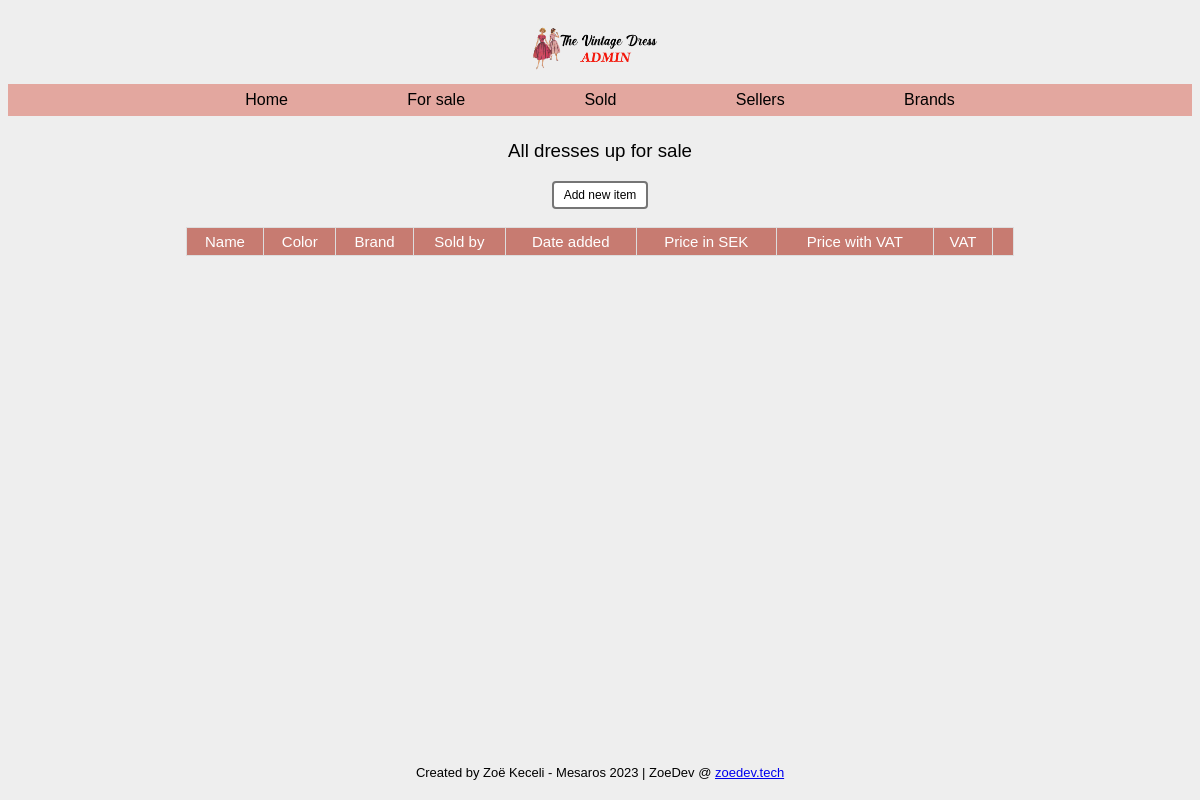
The app's page /items.php, older data.
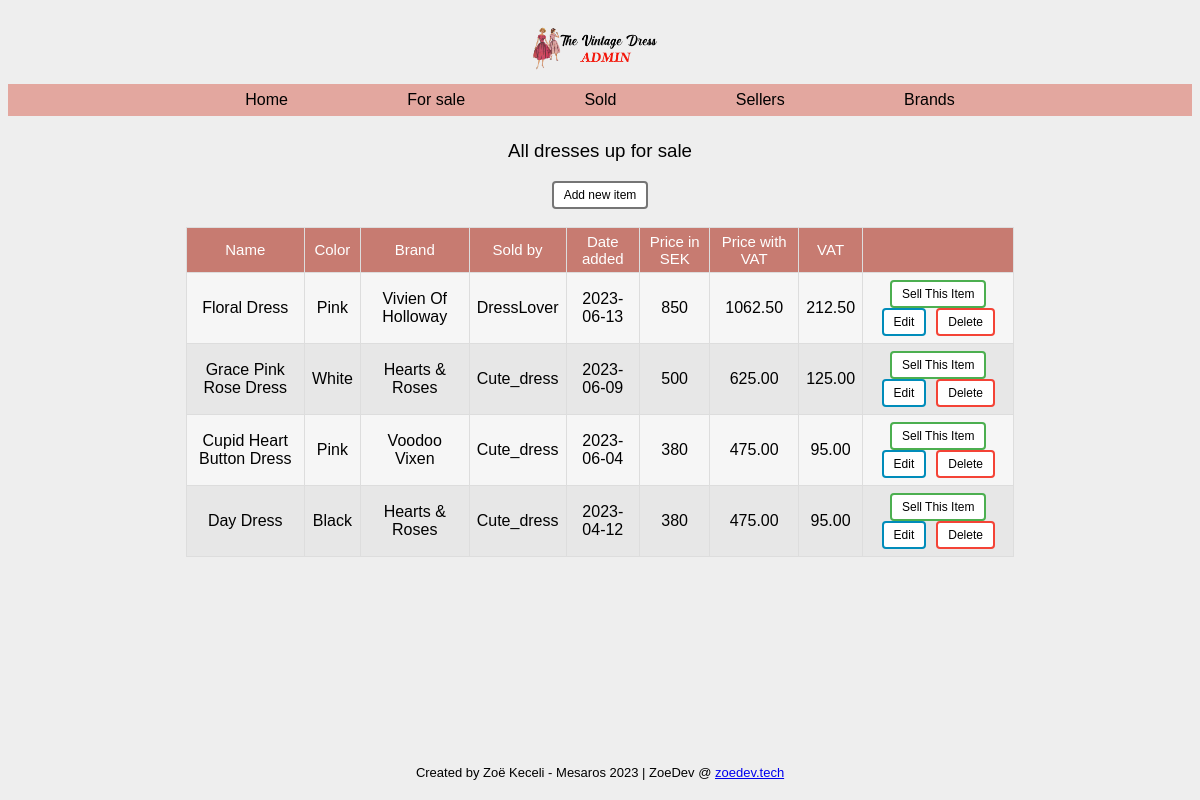
The same page, newer data.
### tables this page shows
CREATE TABLE `items` (
  `id` int(11) NOT NULL,
  `title` varchar(50) NOT NULL,
  `color` varchar(11) NOT NULL,
  `brandID` int(11) NOT NULL,
  `sellerID` int(11) NOT NULL,
  `price` int(11) NOT NULL,
  `date_added` date DEFAULT NULL,
  `date_sold` date DEFAULT NULL
);

CREATE TABLE `brands` (
  `id` int(11) NOT NULL,
  `name` varchar(32) NOT NULL
);

CREATE TABLE `sellers` (
  `id` int(11) NOT NULL,
  `username` varchar(32) NOT NULL,
  `first_name` varchar(32) NOT NULL,
  `last_name` varchar(32) NOT NULL,
  `email` varchar(32) NOT NULL
);

### items.php (called while the page is built)
<?php
require 'classes/view/item-view.php';
require 'classes/model/item-model.php';
$pdo = require 'partials/connect.php';
$itemModel = new ItemModel($pdo);
$itemView = new ItemView();
include 'partials/header.php';
include 'partials/nav.php';
$itemView->renderAllItemsWithSellersAndBrandsAsList($itemModel->getAllItemsWithSellersAndBrandsAndTax());
include 'partials/footer.php';

### classes/model/db.php (called while the page is built, shortened)
<?php
class DB
{
    public function __construct(PDO $pdo)
    {
        $this->pdo = $pdo;
    }
}

### classes/model/item-model.php (called while the page is built, shortened)
<?php
require_once 'db.php';
class ItemModel extends DB
{
    public function getAllItemsWithSellersAndBrandsAndTax()
    {
        $sql = "SELECT items.id, items.title, items.color, items.date_added, items.price, sellers.username, brands.name, SUM(items.price *  1.25) AS TotalWithTax, SUM((items.price * 1.25) - (items.price)) AS TotTax from items JOIN sellers ON sellers.id = items.sellerID JOIN brands ON brands.id = items.brandID WHERE date_sold IS NULL GROUP BY items.id";
        $statement = $this->pdo->prepare($sql);
        $statement->execute();
        return $statement->fetchAll(PDO::FETCH_ASSOC);
    }
}

### classes/view/item-view.php (the view, shortened to what this page needs)
<?php
class ItemView
{
    public function renderAllItemsWithSellersAndBrandsAsList(array $items): void
    {
        echo "<h3 class='pageTitle'>All dresses up for sale</h3>";
        echo "<button class='addButton'><a href='item-new.php'>Add new item</a></button>";
        echo "<br><br>";
        echo "<table class='center'>";
        echo "<th>Name</th>";
        echo "<th>Color</th>";
        echo "<th>Brand</th>";
        echo "<th>Sold by</th>";
        echo "<th>Date added</th>";
        echo "<th>Price in SEK</th>";
        echo "<th>Price with VAT</th>";
        echo "<th>VAT</th>";
        echo "<th></th>";
        foreach ($items as $item) {
            echo "<tr>";
            echo "<td class='centerData'>{$item['title']}</td>";
            echo "<td>{$item['color']}</td>";
            echo "<td>{$item['name']}</td>";
            echo "<td>{$item['username']}</td>";
            echo "<td>{$item['date_added']}</td>";
            echo "<td>{$item['price']}</td>";
            echo "<td>{$item['TotalWithTax']}</td>";
            echo "<td>{$item['TotTax']}</td>";
            echo "<td class='centerData'><button class='btnGreen'><a href='item-sell.php?id={$item['id']}'>Sell This Item</a></button>";
            echo "<button class='btnEdit'><a href='item-edit.php?id={$item['id']}'>Edit</a></button>";
            echo "<button class='btnDel'><a href='item-delete.php?id={$item['id']}'>Delete</a></button></td>";
            echo "</tr>";
        }
        echo "</table>";
    }
}
?>

Row changes from the older to the newer data that the page shows:
now on this page (row edited): items: title "Floral Dress", color "Pink", brandID.name "Vivien Of Holloway", sellerID.username "DressLover", date_added "2023-06-13", price "850", TotalWithTax "1062.50", TotTax "212.50"
now on this page (row edited): items: title "Grace Pink Rose Dress", color "White", brandID.name "Hearts & Roses", sellerID.username "Cute_dress", date_added "2023-06-09", price "500", TotalWithTax "625.00", TotTax "125.00"
now on this page (row edited): items: title "Cupid Heart Button Dress", color "Pink", brandID.name "Voodoo Vixen", sellerID.username "Cute_dress", date_added "2023-06-04", price "380", TotalWithTax "475.00", TotTax "95.00"
added items: title "Day Dress", color "Black", brandID.name "Hearts & Roses", sellerID.username "Cute_dress", date_added "2023-04-12", price "380", TotalWithTax "475.00", TotTax "95.00"
